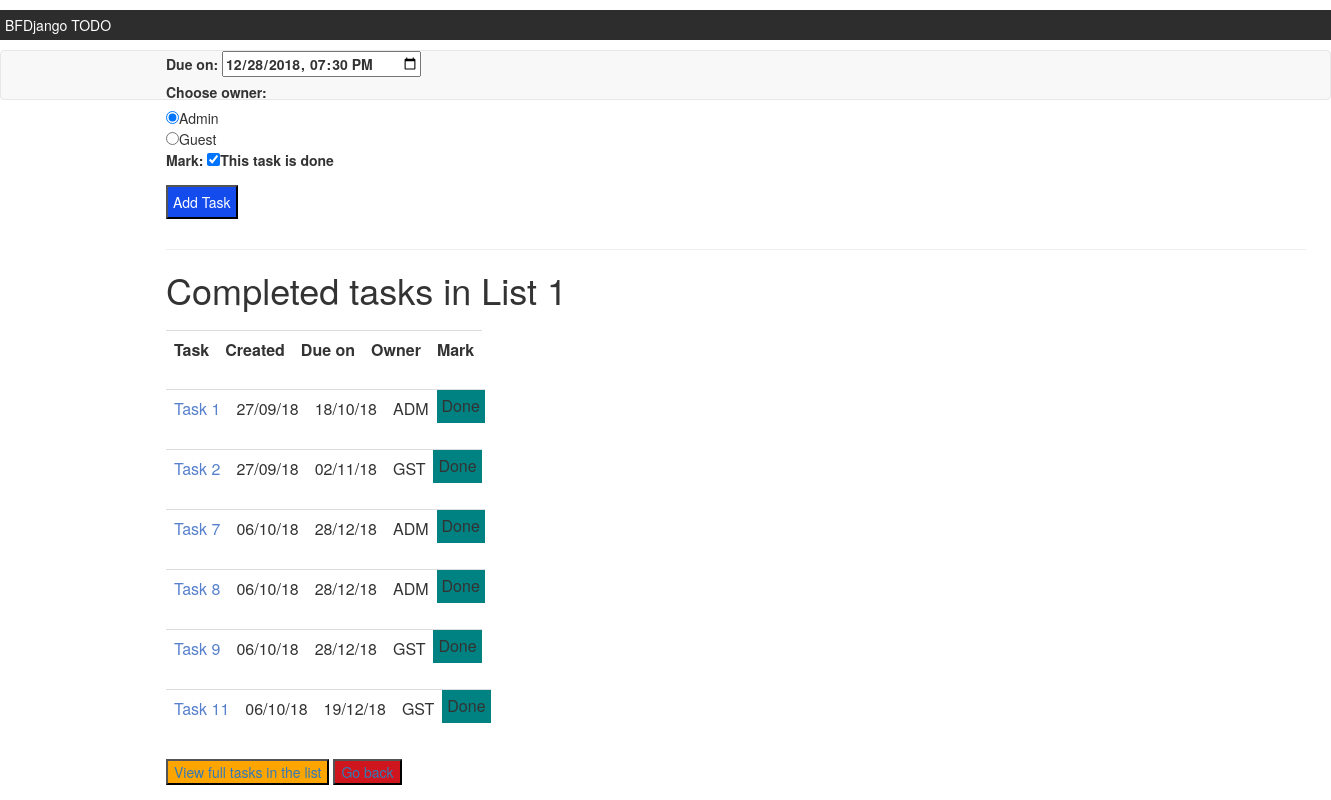
/todos/1/completed/ (signed in), run on the app's committed database.
### main/models.py (models this page shows, shortened)
class Task_List(models.Model):
	task_list_name = models.CharField(max_length=200)
	created_by = models.ForeignKey(User, on_delete=models.CASCADE, null=True)
	created_at = models.DateTimeField('date published')
	def was_published_recently(self):
		now = timezone.now()
		return now - datetime.timedelta(days=1) <= self.created_at <= now
	was_published_recently.admin_order_field = 'created_at'
	was_published_recently.boolean = True
	was_published_recently.short_description = 'Published recently?'

class Task(models.Model):
	list_name = models.ForeignKey(Task_List, on_delete=models.CASCADE)
	task_order = models.AutoField(primary_key=True)
	created_at = models.DateTimeField('date published')
	due_on = models.DateTimeField('date published')
	ADMIN = 'ADM'
	GUEST = 'GST'
	ROLES = (
		(ADMIN, 'Admin'),
		(GUEST, 'Guest'),
	)
	owner = models.CharField(
		max_length=5,
		choices=ROLES,
		default=ADMIN,
	)
	mark = models.BooleanField(default=False)
	objects = TaskManager()

### main/views.py (the view)
# urls.py: path('<int:pk>/completed/', views.ResultsView.as_view(), name='completed'),
class ResultsView(LoginRequiredMixin, generic.DetailView):
	model = Task_List
	template_name = 'main/completed_todo_list.html'
	redirect_field_name = "/todos/"
	def get_queryset(self):
		return Task_List.objects.filter(
			created_at__lte=timezone.now(),
		)

### main/templates/main/completed_todo_list.html (shortened to what this page needs)
{% load static %}
<link rel="stylesheet" type="text/css" href="{% static 'main/style.css' %}">
<link rel="stylesheet" href="https://maxcdn.bootstrapcdn.com/bootstrap/3.3.7/css/bootstrap.min.css">
<div id="preset">BFDjango TODO</div>
<div class="navbar navbar-default">
	<div class="container">
		{% if task_list %}
			<form action="{% url 'main:add_task' task_list.id %}" method="POST">
				<table>
					<label>Due on: <input type="datetime-local" value="2018-12-28T19:30" name="due_on_datetime-local" />
					</label>
					<br>
					<label> Choose owner:</label>
					<br>
					<input type="radio" name="owner" value="ADM" checked />Admin<br>
					<input type="radio" name="owner" value="GST" />Guest<br>
					<label><span style="font-weight: bold;">Mark: </span><input type="checkbox" name="mark_checkbox" checked>This task is done<br>
					</label>
				</table>
				<input id="addBtn" type="submit" value="Add Task" name="addTaskBtn" />
			</form>
				<hr/>
				<h1>Completed tasks in {{task_list.task_list_name}}</h1>
				<table style="width:100%" class="table">
					<tr class="column_names">
						<th>Task</th>
						<th>Created</th>
						<th>Due on</th>
						<th>Owner</th>
						<th>Mark</th>
					</tr>
					{% for ts in task_list.task_set.all %}
						{% if ts.mark %}
							<tr class="columns">
								<td id="task">Task {{ ts.task_order }}</td>
								<td>{{ ts.created_at|date:"d/m/y" }}</td>
								<td>{{ ts.due_on|date:"d/m/y" }}</td>
								<td>{{ ts.owner }}</td>
								<td id="mark">
									{% if ts.mark %}
										Done
									{% else %}
										Not Done
									{% endif %}
								</td>
							</tr>
						{% endif %}
					{% endfor %}
				</table>
			<a href="{% url 'main:detail' task_list.id %}"><input type="button" id="view" value="View full tasks in the list"></a>
			<a href="{% url 'main:index' %}"><input type="button" id="back" value="Go back"></a>
		{% else %}
			<p>No tasks are available.</p>
		{% endif %}
	</div>
</div>

### main/static/main/style.css (style rules this page uses)
#preset { width: 100%; background-color: #2d2d2d; color: white; padding: 5px; margin: 10px 0px; }
.container { left: 150px; position: absolute; }
#addBtn { background-color: #134bec; color: white; padding: 5px; margin: 10px 0px; }
th, td { display: inline-block; padding-right: 50px; text-align: left; margin: 10px 0px; }
#task { color: #5780cd; }
#mark { padding: 5px; background-color: #008282; }
#view { background-color: #ffa500; }
#back { background-color: #cf161e; }

### data on the page
Task_List: task_list_name "List 1"
Task: task_order "1", created_at "27/09/18", due_on "18/10/18", owner "ADM", mark "Done"
Task: task_order "2", created_at "27/09/18", due_on "02/11/18", owner "GST", mark "Done"
Task: task_order "7", created_at "06/10/18", due_on "28/12/18", owner "ADM", mark "Done"
Task: task_order "8", created_at "06/10/18", due_on "28/12/18", owner "ADM", mark "Done"
Task: task_order "9", created_at "06/10/18", due_on "28/12/18", owner "GST", mark "Done"
Task: task_order "11", created_at "06/10/18", due_on "19/12/18", owner "GST", mark "Done"
